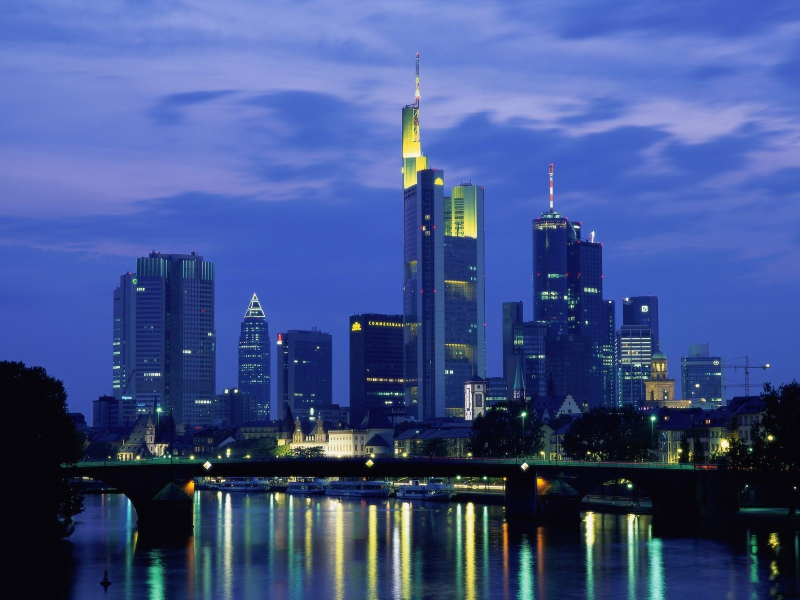
#> input picture testimage.jpg, 1600 x 1200 px (shown at 1/2 size)
$ python -i image_utils.py   (imports and definitions only)
#> lines starting #> are read from the running program, lines starting #| are printed output that depends on the picture
#> further down, picture is the input picture: shape (1200, 1600, 3); mean B, G, R 139.8, 83.1, 64.6
"""
Utility functions for image processing and manipulation
"""

import cv2
import numpy as np
from PIL import Image
import matplotlib.pyplot as plt
import matplotlib.patches as patches
from typing import List, Tuple, Optional
import os


# [141 lines left out: functions load_image, save_image, resize_image, normalize_image, denormalize_image, visualize_crops and 2 more, not called in this run]


def enhance_image_aesthetics(image: np.ndarray) -> np.ndarray:
    """
    Apply basic aesthetic enhancements to image
    """
    # Convert to LAB color space for better color manipulation
    lab = cv2.cvtColor(image, cv2.COLOR_BGR2LAB)
#> lab: shape (1200, 1600, 3); mean of channels 0, 1, 2 91.5, 139.1, 95.5
    l, a, b = cv2.split(lab)
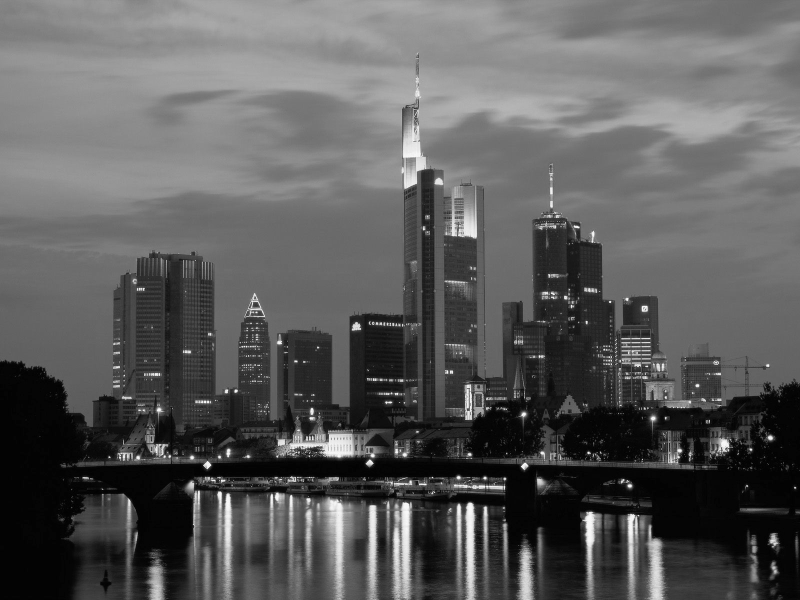
#> l: shape (1200, 1600) (shown at 1/2 size); min 0, max 255, mean 91.5
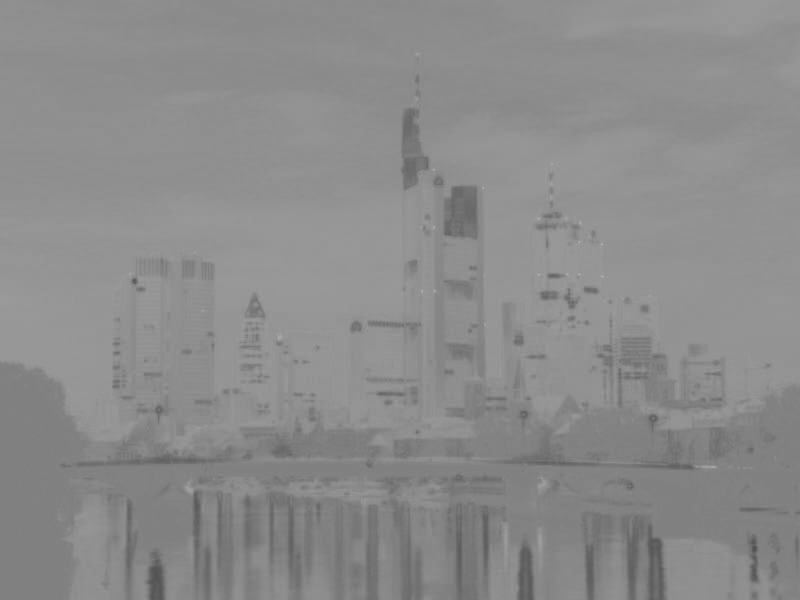
#> a: shape (1200, 1600) (shown at 1/2 size); min 78, max 175, mean 139.1
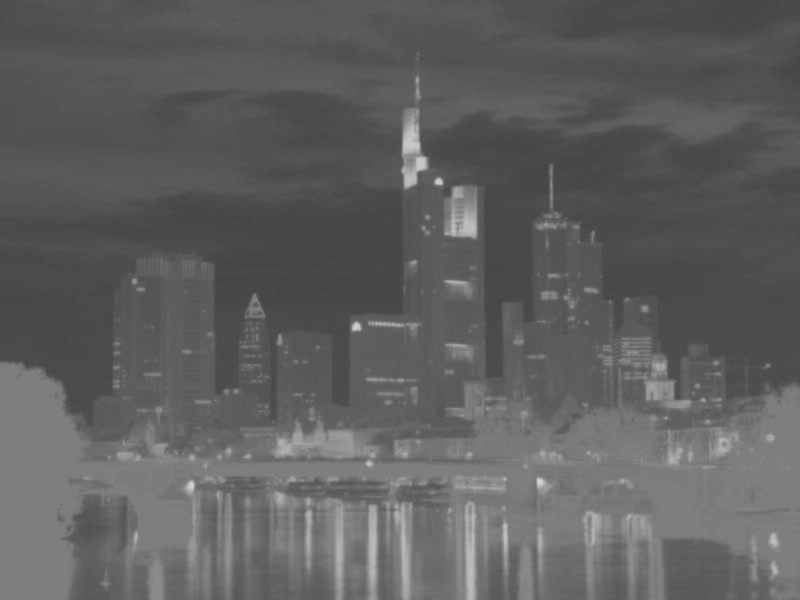
#> b: shape (1200, 1600) (shown at 1/2 size); min 67, max 213, mean 95.5

    # Apply CLAHE (Contrast Limited Adaptive Histogram Equalization)
    clahe = cv2.createCLAHE(clipLimit=2.0, tileGridSize=(8, 8))
    l = clahe.apply(l)
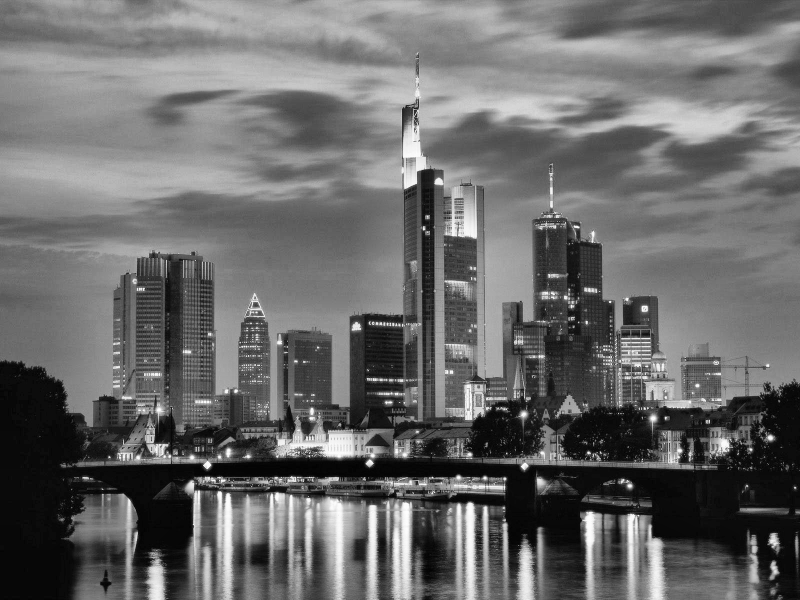
#> l: shape (1200, 1600) (shown at 1/2 size); min 0, max 255, mean 106.1

    # Merge channels and convert back
    enhanced_lab = cv2.merge([l, a, b])
#> enhanced_lab: shape (1200, 1600, 3); mean of channels 0, 1, 2 106.1, 139.1, 95.5
    enhanced = cv2.cvtColor(enhanced_lab, cv2.COLOR_LAB2BGR)
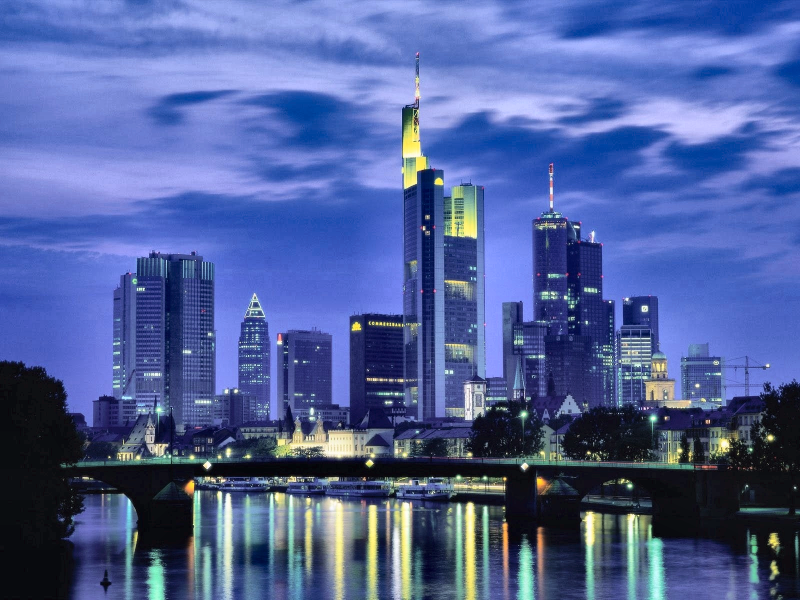
#> enhanced: shape (1200, 1600, 3) (shown at 1/2 size); mean B, G, R 154.6, 97.3, 79.5

    return enhanced


# [46 lines left out: functions create_multi_scale_pyramid, blend_images, apply_color_grading, not called in this run]


# [18 lines not run here, left out]

>>> import cv2
>>> picture = cv2.imread('../testimage.jpg')
>>> result = enhance_image_aesthetics(picture)
